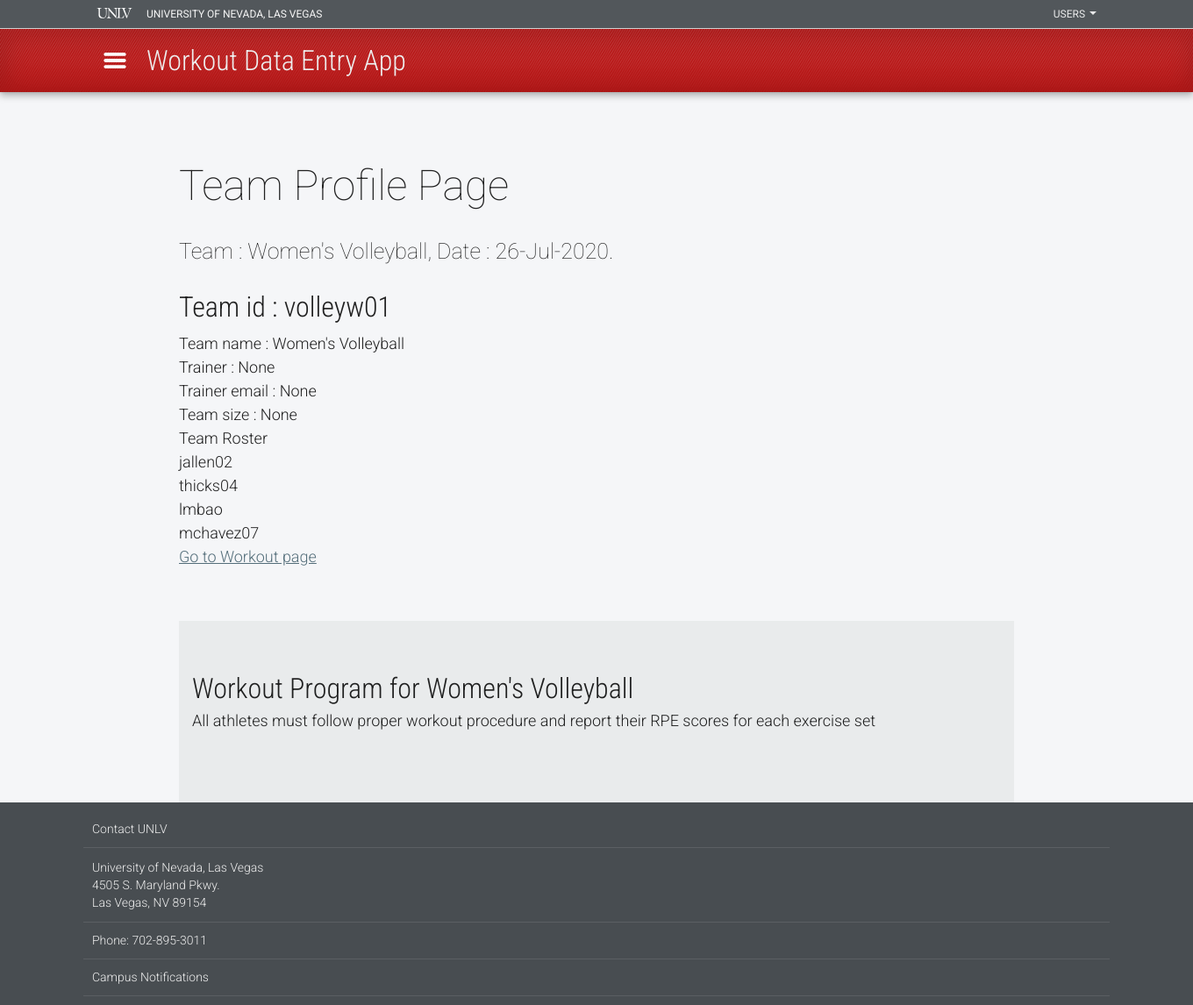
/team_profile (signed in), run on the app's committed database.
### app/models.py (models this page shows, shortened)
class Team(UserMixin, db.Model):
    id = db.Column(db.Integer, primary_key=True)
    username = db.Column(db.String(64), index=True, unique=True)
    team_name = db.Column(db.String(64), index=True)
    team_size = db.Column(db.Integer)
    trainer = db.Column(db.String(64))
    trainer_email = db.Column(db.String(120), index=True)
    password_hash = db.Column(db.String(128))
    athlete_userids = db.Column(db.String(140))    # A string representing a list of athlete_id strings
    workouts = db.relationship('Workout', backref='team', lazy='dynamic')

### app/routes.py (the view)
@app.route('/team_profile')
@login_required
def team_profile():
    current_team = Team.query.filter_by(username=current_user.username).first_or_404()
    dateString =  datetime.now().strftime("%d-%b-%Y")
    form = TeamProfileForm
    team_roster= current_user.athlete_userids[1:-1].split(",")  #Take the athlete_userids string and split it into a list of athletes
    return render_template('team_profile.html', current_team=current_team, form=form, date=dateString, team_roster=team_roster)

### app/models.py (called while the page is built)
@login.user_loader      ##Necessary loader function to take login id string and convert it into int
def load_user(id):
    return Team.query.get(int(id))

### app/templates/team_profile.html
{% extends "layout.html" %}
{% block content %}
<div id="content">
  <div id="content-main" role="main" aria-label="main content">
    <div class="region region-content">
      <form action="" method="get" novalidate
      style="width:70%; margin-top: 20px; margin-left: auto; margin-right:auto; text-align:left;">
        <section aria-label="Team Profile Page">
          <h2 class="clear-margins">Team Profile Page</h2>
          <p class="lead">Team :  {{current_user.team_name}}, Date :  {{date}}.</p>
          <h1>Team id : {{current_team.username}}</h1>
          <div>Team name : {{current_team.team_name}}</div>
          <div>Trainer : {{current_team.trainer}}</div>
          <div>Trainer email : {{current_team.trainer_email}}</div>
          <div>Team size : {{current_team.team_size}}</div>
          <div>Team Roster</div>
          {% for athlete in team_roster %}
          <div>{{athlete}}</div>
          {% endfor %}
          <a href="{{url_for('workout')}}">Go to Workout page</a>
        </section>
        <section class="bg-gray">
          <div class="container">
            <h3 class="clear-margin-top">Workout Program for {{current_user.team_name}}</h3>
            <p>All athletes must follow proper workout procedure and report their RPE scores for each exercise set </p>
          </div>
        </section>
      </form>
    </div>
  </div>
</div>
{% endblock %}

### app/static/css/layout.css (style rules this page uses)
html { background-color:#484d51; }
body.navbar-is-fixed-top { padding-top: 72px !important; }
@media (min-width: 768px) { body.navbar-is-fixed-top { padding-top: 104px !important; } }

### data on the page
Team: team_name "Women's Volleyball", username "volleyw01", trainer "None", trainer_email "None", team_size "None"

### other printed values
{{ athlete }} "jallen02" "thicks04" "lmbao" "mchavez07"
